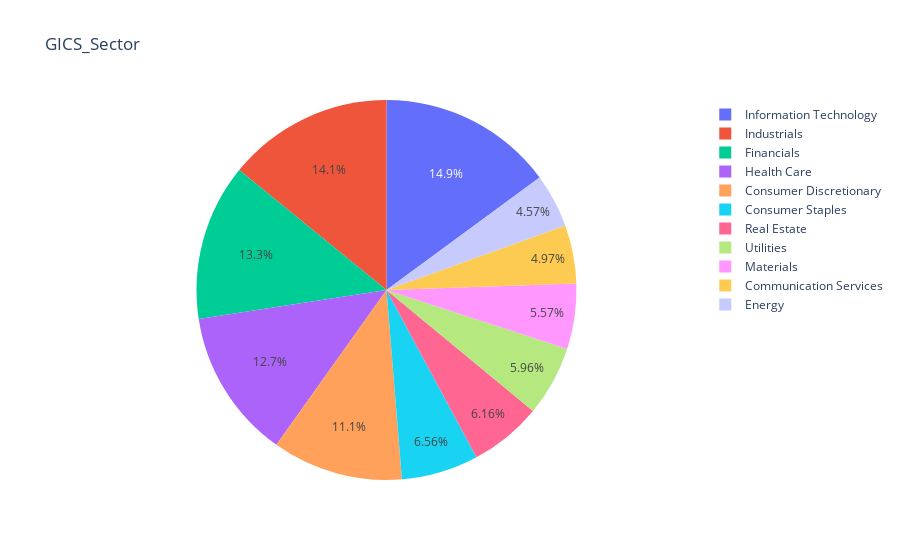
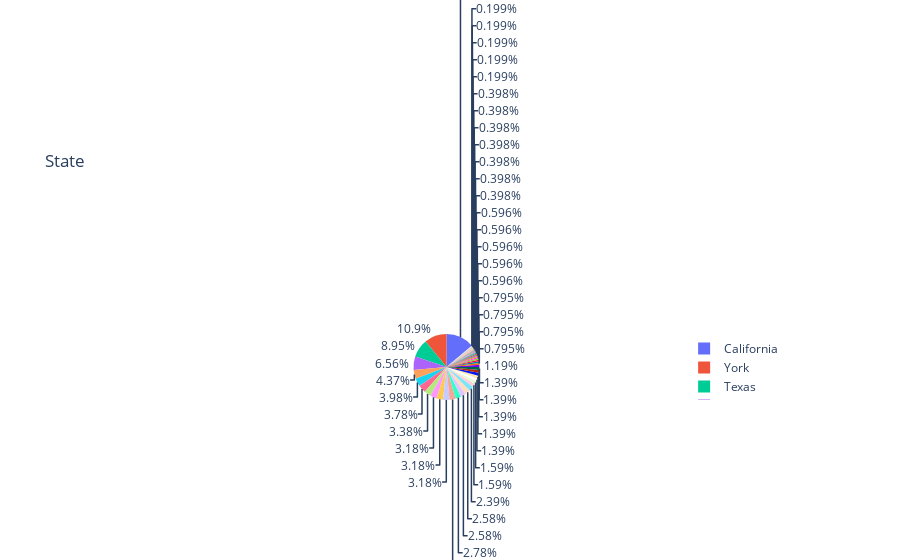

Notebook code cell kept with these figures, in order:
### Code cell
#2. úkol
import pandas as pd
import plotly.express as px
companies=pd.read_csv(r'C:\Users\Rohlik.cz\Downloads\companies_no_subindustry.csv')
df=pd.DataFrame(companies)
print(df.head())
#1.
companies_nodate=(df['included'].values == '').sum()
print(companies_nodate)
#all companies have filled the included date
#2.
#df['included'] = pd.to_datetime(df['included'], format='dd.mm.yyyy')
#least_recent_date = df['included'].min()
#most_recent_date = df['included'].max()
#3.
df_pie= df.groupby(['GICS_Sector'])['GICS_Sector'].count().reset_index(name='count')
fig = px.pie(df_pie, values='count', names='GICS_Sector', title='GICS_Sector')
fig.show()
#4 again we create piechart to see how states are distributed
df["State"] = df["hq"].str.split().str[-1]
df_states= df.groupby(['State'])['State'].count().reset_index(name='count')
fig2 = px.pie(df_states, values='count', names='State', title='State')
fig2.show()
#5
companies_new=pd.read_csv(r'C:\Users\Rohlik.cz\Downloads\companies_subindustry.csv')
df2=pd.DataFrame(companies_new)
merged = pd.merge(df, df2,how='inner', on='Symbol')
merged_ConsumerDiscretionary=merged[['GICS_Sector']=='Consumer Discretionary']
print(merged_ConsumerDiscretionary)

### Figure 1 — Plotly figure (JSON) as saved in the notebook; plotly's stock layout.template omitted (floating-point values rounded to 4 significant figures)
{"data": [{"domain": {"x": [0, 1], "y": [0, 1]}, "hovertemplate": "GICS_Sector=%{label}<br>count=%{value}<extra></extra>", "labels": ["Communication Services", "Consumer Discretionary", "Consumer Staples", "Energy", "Financials", "Health Care", "Industrials", "Information Technology", "Materials", "Real Estate", "Utilities"], "legendgroup": "", "name": "", "showlegend": true, "type": "pie", "values": [25, 56, 33, 23, 67, 64, 71, 75, 28, 31, 30]}], "layout": {"autosize": true, "legend": {"tracegroupgap": 0}, "title": {"text": "GICS_Sector"}}}

### Figure 2 — Plotly figure (JSON) as saved in the notebook; plotly's stock layout.template omitted (floating-point values rounded to 4 significant figures)
{"data": [{"domain": {"x": [0, 1], "y": [0, 1]}, "hovertemplate": "State=%{label}<br>count=%{value}<extra></extra>", "labels": ["Alabama", "Arizona", "Arkansas", "Bermuda", "California", "Carolina", "Colorado", "Connecticut", "D.C.", "Delaware", "Florida", "Georgia", "Idaho", "Illinois", "Indiana", "Iowa", "Ireland", "Island", "Israel", "Jersey", "Kentucky", "Kingdom", "Louisiana", "Maine", "Maryland", "Massachusetts", "Michigan", "Minnesota", "Missouri", "Nebraska", "Netherlands", "Nevada", "Ohio", "Oklahoma", "Oregon", "Pennsylvania", "Switzerland", "Tennessee", "Texas", "UK", "Utah", "Virginia", "Washington", "Wisconsin", "York"], "legendgroup": "", "name": "", "showlegend": true, "type": "pie", "values": [2, 7, 3, 2, 70, 16, 7, 13, 2, 2, 16, 17, 2, 33, 7, 1, 8, 4, 1, 15, 3, 4, 3, 1, 7, 22, 12, 14, 6, 2, 3, 4, 19, 4, 1, 20, 3, 8, 45, 1, 2, 16, 13, 7, 55]}], "layout": {"autosize": true, "legend": {"tracegroupgap": 0}, "title": {"text": "State"}}}
